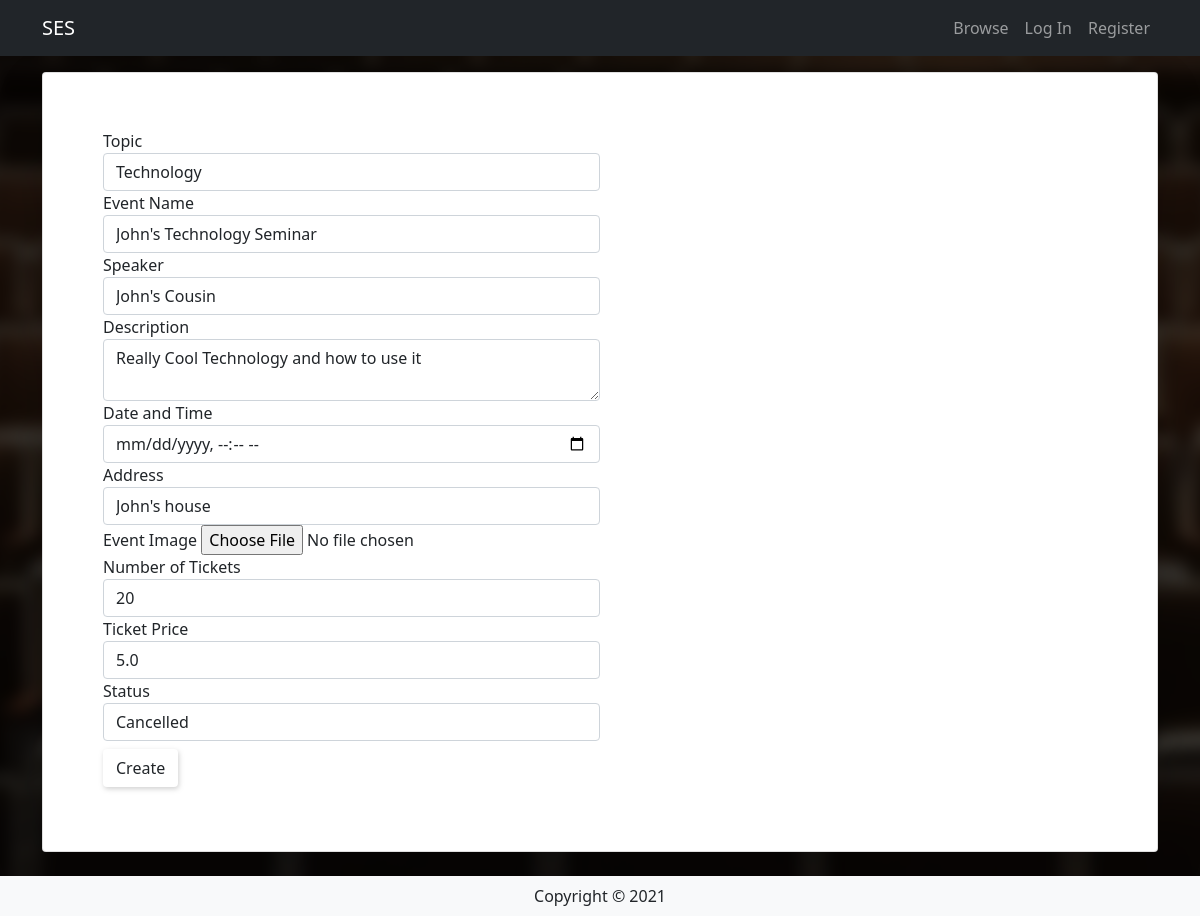
The app's page /manage/edit/2 with its own data.
### event/models.py (models this page shows, shortened)
class Event(db.Model):
    __tablename__ = 'events'
    id = db.Column(db.Integer, primary_key=True)
    topic = db.Column(db.Enum("Business", "Mental Health",
                      "Technology", name="topic"))
    name = db.Column(db.String(80))
    speaker = db.Column(db.String(80))
    description = db.Column(db.String(200))
    dateTime = db.Column(db.DateTime, default=datetime.now())
    address = db.Column(db.String(200))
    image = db.Column(db.String(400))
    tickets = db.Column(db.Integer)
    price = db.Column(db.Float)
    status = db.Column(db.Enum('Upcoming', 'Cancelled',
                       'Inactive', 'Booked', name="status"), default='Upcoming')
    user_id = db.Column(db.Integer, db.ForeignKey('users.id'))
    comments = db.relationship('Comment', backref='event')
    orders = db.relationship('Orders', backref='event')

### event/manage.py (the view, shortened to what this page needs)
@managebp.route('/edit/<id>', methods=['GET', 'POST'])
def edit(id):  # attempted to add creating user to databse
    print('Method type: ', request.method)
    event = Event.query.filter_by(id=id).first()
    form = EventForm(obj=event)
    return render_template('/events/event-manage.html', form=form)

### event/templates/events/event-manage.html (shortened to what this page needs)
{% extends "base.html" %}
{% import "bootstrap/wtf.html" as wtf %}
{% block content %}
<section class="hero details">
  <div class="my-3 container  w-100 justify-content-center align-items-center">
    <div class="p-5-sm p-0 jumbo text-dark text-start">
      <div class="card p-md-5 p-sm-3 p-1 mb-4 shadow-lg rounded cover">
        <div class="container-fluid">
          <div class="col-md-6 ml-5">
            {{wtf.quick_form(form)}}
          </div>
        </div>
      </div>
    </div>
  </div>
</section>
{% endblock %}

### event/static/css/style.css (style rules this page uses)
.btn-default { margin-top: 0.5em !important; box-shadow: 1px 2px 5px #8080805c; }
body { margin: 0; }
.jumbo { color: white; text-align: center; position: relative; }
section.hero { position: relative; overflow: hidden; }
.jumbo { animation-duration: 2s; animation-timing-function: ease-in-out; animation-delay: 0s; animation-name: FadeIn; }

### records on screen
Event: topic "Technology", name "John's Technology Seminar", speaker "John's Cousin", description "Really Cool Technology and how to use it", address "John's house", tickets "20", price "5.0", status "Cancelled"
